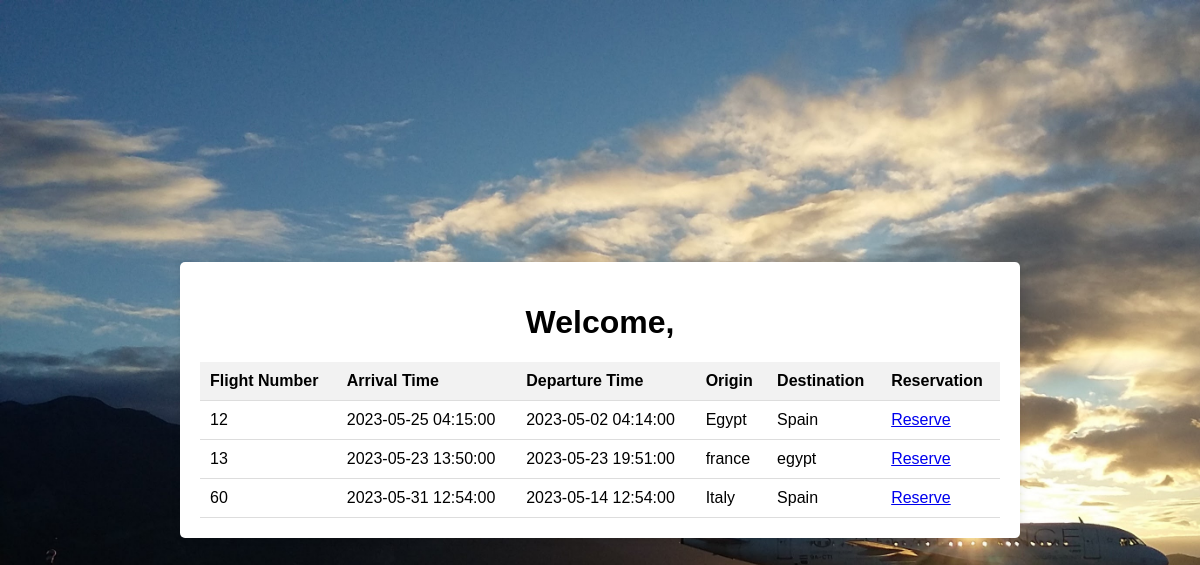
The app's page /home.php with its own data.
### tables this page shows
CREATE TABLE `flights` (
  `flight_number` varchar(10) NOT NULL,
  `origin` varchar(50) NOT NULL,
  `destination` varchar(50) NOT NULL,
  `departure_time` datetime NOT NULL,
  `arrival_time` datetime NOT NULL
);

### home.php (the view, shortened to what this page needs)
<!DOCTYPE html>
<html>
<head>
</head>
<body>
  <div class="container">
    <h1>Welcome, <?php session_start(); $n=$_SESSION['name'];echo $n; ?></h1>
    <table>
      <tr>
        <th>Flight Number</th>
        <th>Arrival Time</th>
        <th>Departure Time</th>
        <th>Origin</th>
        <th>Destination</th>
        <th>Reservation</th>
      </tr>
      <?php
      require_once('config.php');
      $sql = "SELECT flight_number, arrival_time, departure_time, origin, destination FROM flights";
      $result = $conn->query($sql);
      if ($result->num_rows > 0) {
        while ($row = $result->fetch_assoc()) {
          echo "<tr>";
          echo "<td>".$row['flight_number']."</td>";
          echo "<td>".$row['arrival_time']."</td>";
          echo "<td>".$row['departure_time']."</td>";
          echo "<td>".$row['origin']."</td>";
          echo "<td>".$row['destination']."</td>";
          echo "<td><a href='reservation.php?flight=".$row['flight_number']."'>Reserve</a></td>";
          echo "</tr>";
        }
      } else {
        echo "<tr><td colspan='6'>No flights available.</td></tr>";
      }
      ?>
    </table>
  </div>
</body>
</html>

### home.php (style rules this page uses)
body { font-family: Arial, sans-serif; background-image: url("imgs/login.jpg"); background-repeat: no-repeat; background-size: cover; margin: 0; padding: 0; display: flex; justify-content: center; align-items: center; height: 100vh; }
.container { width: 800px; background-color: #fff; padding: 20px; border-radius: 5px; box-shadow: 0 0 10px rgba(0, 0, 0, 0.1); }
h1 { text-align: center; }
table { width: 100%; border-collapse: collapse; margin-top: 20px; }
th, td { padding: 10px; text-align: left; border-bottom: 1px solid #ddd; }
th { background-color: #f2f2f2; }

### records on screen
flights: flight_number "12", arrival_time "2023-05-25 04:15:00", departure_time "2023-05-02 04:14:00", origin "Egypt", destination "Spain"
flights: flight_number "13", arrival_time "2023-05-23 13:50:00", departure_time "2023-05-23 19:51:00", origin "france", destination "egypt"
flights: flight_number "60", arrival_time "2023-05-31 12:54:00", departure_time "2023-05-14 12:54:00", origin "Italy", destination "Spain"
